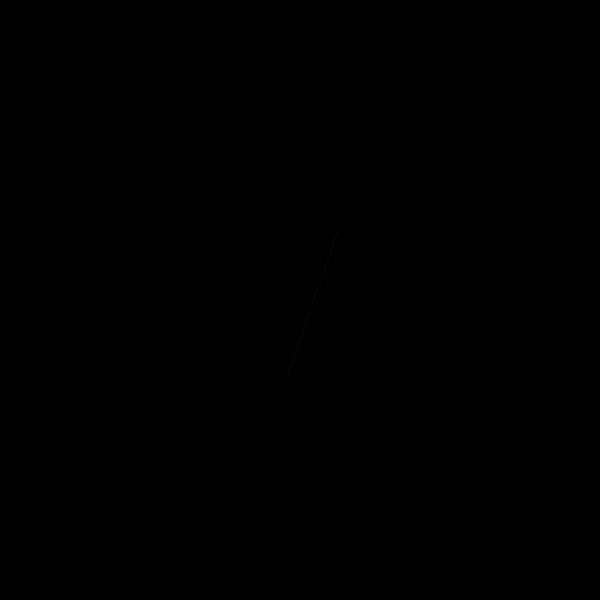
Frame 1 (no input)
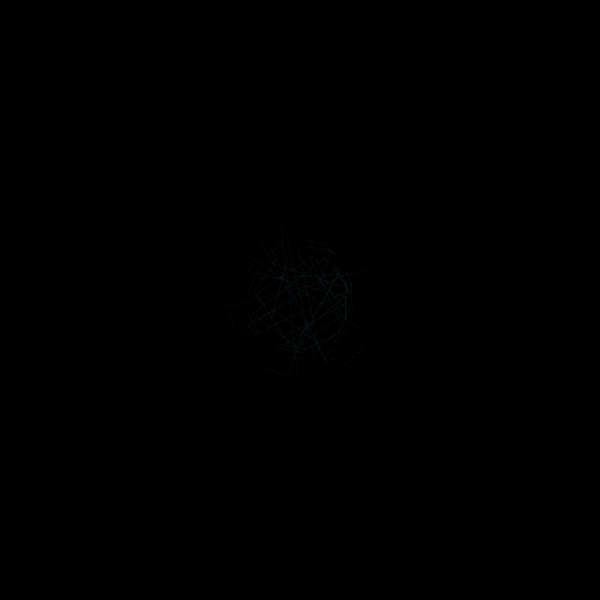
Frame 60 (the mouse pressed at the canvas centre just before this capture)
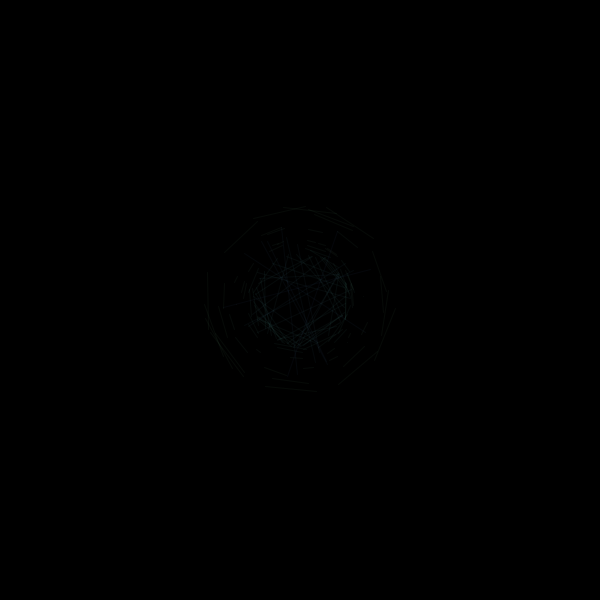
Frame 120 (the mouse held since frame 60 and released just before this capture)

The Processing sketch that drew these frames (run headless with seeded random() and noise(); from frame 60 on, the mouse is pressed at the canvas centre):

// Processing sketch: processing_107305
// ── processing_107305.pde

import java.util.Random;
Random generator;
float t = 0;
float t2 = 0;
float t3 = 0;
float rot = 0;

void setup() {

  size(600,600);
  generator = new Random();
  background(0);
  strokeWeight(1);
  colorMode(HSB);
  frameRate(60);
  noFill();

}

void draw() {

  float h = (float) generator.nextGaussian();
  h = h * 0.01;
  h = h + 255;
  
  t = t + 0.01;
  t2 = t - 0.01;
  t3 = t + 0.01;
 
  
  float x  = noise(t);
  x = map(x,0,1,0,width);
  float y = noise(t2);
  y = map(y,0,1,0,height);  
  float col = noise(t3);
  col = map(col,0,1,0,255);
  rot = rot + x * h;
  pushMatrix();
  translate(width/2,height/2);
  rotate(radians(45) + x*rot);
  translate(-width/2,-height/2);
  stroke(col,col,255,10);
  //rectMode(CENTER);
  line(x,h,h,x);
  popMatrix();

}
